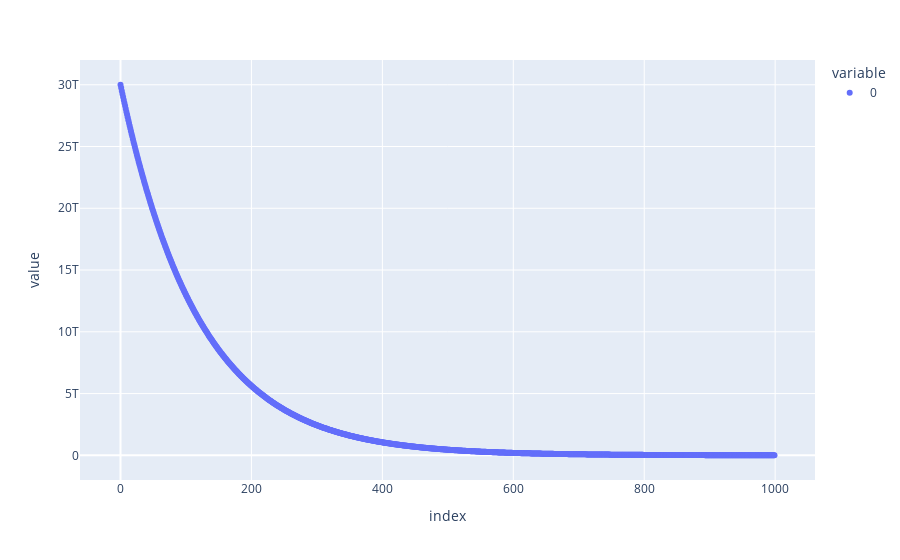

Source (notebook cell):
### Code cell
def geospace(start,stop,num):
    ratio = (stop / start) ** (1 / (num - 1))
    return np.array([start * ratio ** (i) for i in range(num)])
px.scatter(geospace(d2,d3,1000))

### Figure 1 — Plotly figure (JSON) as saved in the notebook; plotly's stock layout.template omitted (floating-point values rounded to 4 significant figures; data arrays with more than 128 entries replaced by an {"elided": "..."} marker saying what was removed)
{"data": [{"hovertemplate": "variable=0<br>index=%{x}<br>value=%{y}<extra></extra>", "legendgroup": "0", "marker": {"color": "#636efa", "symbol": "circle"}, "mode": "markers", "name": "0", "orientation": "v", "showlegend": true, "type": "scatter", "x": {"elided": "1000 int values"}, "xaxis": "x", "y": {"elided": "1000 float values"}, "yaxis": "y"}], "layout": {"legend": {"title": {"text": "variable"}, "tracegroupgap": 0}, "margin": {"t": 60}, "xaxis": {"anchor": "y", "domain": [0, 1], "title": {"text": "index"}}, "yaxis": {"anchor": "x", "domain": [0, 1], "title": {"text": "value"}}}}
